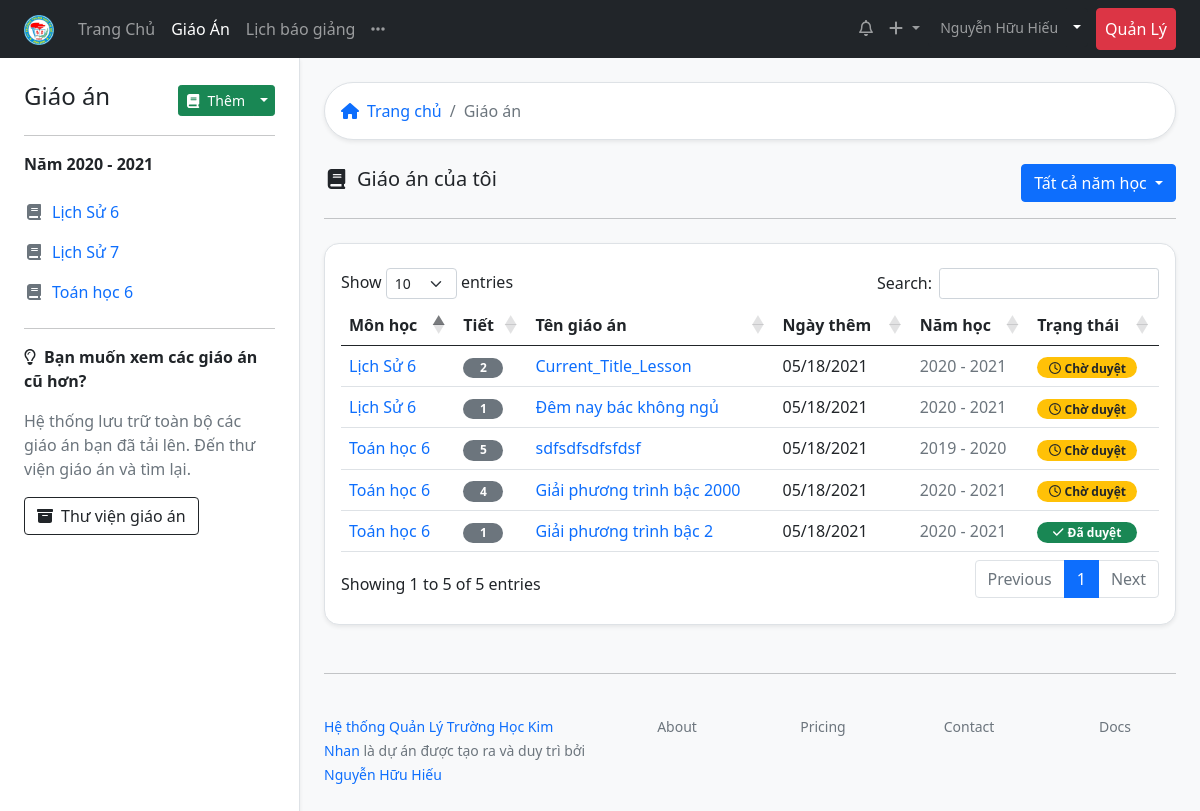
Before: /lessons/ (signed in) with the older database file.
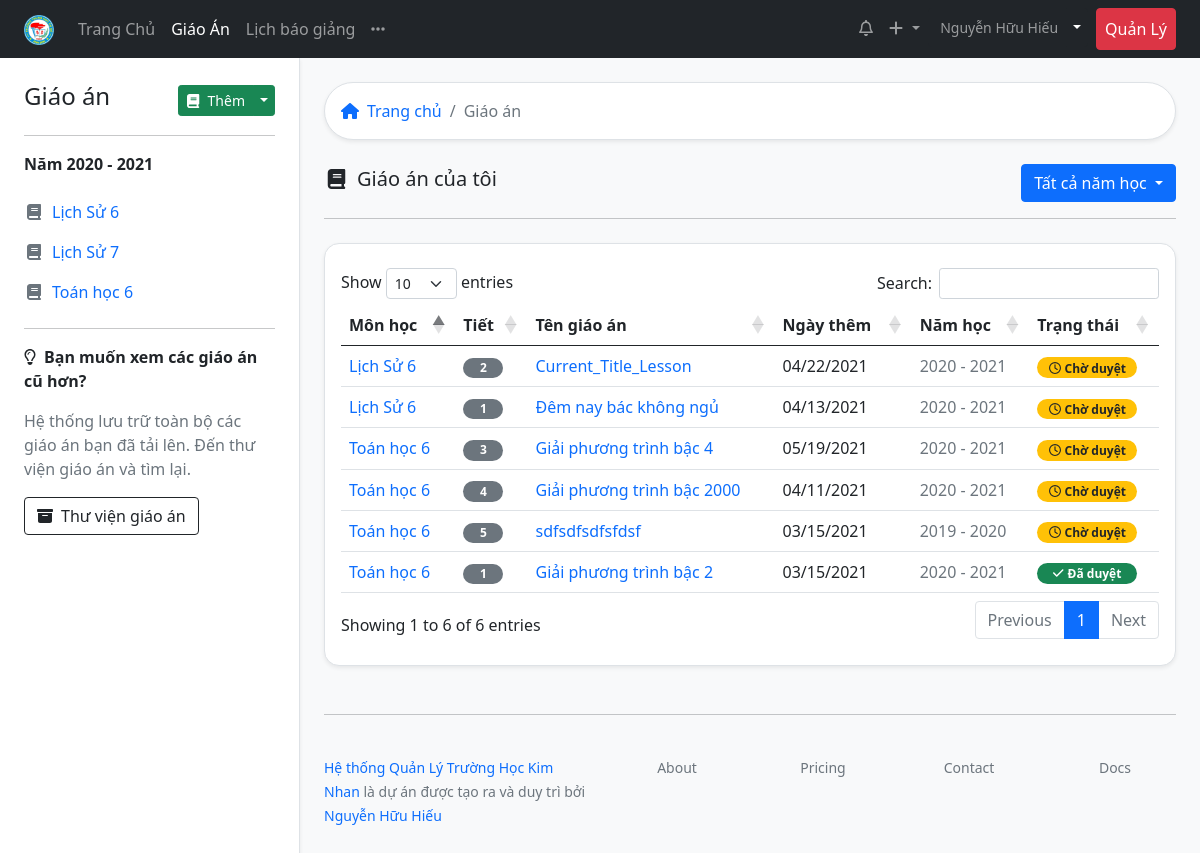
After: the same page with the newer database file.
### lessonmanagement/models.py (models this page shows, shortened)
class SchoolAbstract(models.Model):
    title = models.CharField(max_length=50, verbose_name="Tiêu đề")
    description = models.CharField(max_length=200, verbose_name="Mô tả sơ lược", blank=True)
    cover = models.ImageField(upload_to="coverimages/", verbose_name="Ảnh bìa", null = True, blank = True)
    class Meta:
        abstract = True
    def __str__(self):
        return self.title

class Subject(SchoolAbstract):
    group = models.ForeignKey(GroupSubject,on_delete=models.CASCADE, verbose_name='Bộ môn')
    subject_slug = models.SlugField(max_length=50, null=True, blank=True)
    class Meta:
        verbose_name = "Môn học"
        verbose_name_plural = "Môn học"

class Lesson(models.Model):
    title = models.CharField(max_length=200)
    lesson_path = models.FileField(blank=True, null=True)
    upload_time = models.DateTimeField(blank=True, null=True)
    edit_time = models.DateTimeField(blank=True, null=True)
    description = models.CharField(max_length=200, null=True, blank=True)
    teacher = models.ForeignKey(Teacher, on_delete=models.CASCADE)
    subject = models.ForeignKey(SubjectDetail, on_delete=models.CASCADE)
    number_lesson = models.IntegerField(help_text="Bài giảng số mấy")
    schoolyear = models.ForeignKey(Schoolyear, on_delete=models.CASCADE, blank=True, null=True)
    classyear = models.ManyToManyField(Classyear, through="LessonSchedule")
    STATUS_CHOICES = [
    ('pending', 'Chờ duyệt'),
    ('acept', 'Đã duyệt'),
    ('deny', 'Bị từ chối'),
    ]
    status = models.CharField(max_length=10, blank=True, choices=STATUS_CHOICES ,default='pending')
    checker = models.ForeignKey('Teacher', related_name="lesson_checker" ,on_delete=models.SET_NULL, null=True, blank=True)
    check_date = models.DateTimeField(auto_now=True)
    note_checker = models.CharField(max_length=200, blank=True)
    class Meta:
        verbose_name = "Giáo Án"
        verbose_name_plural = "Giáo Án"
        ordering = ["-upload_time"]
        unique_together = ['subject', 'number_lesson']

class SubjectDetail(models.Model):
    subject = models.ForeignKey(Subject, on_delete=models.CASCADE, verbose_name="Môn học")
    level = models.IntegerField(choices=LEVEL_CHOICES, verbose_name="Khối học")
    total_lesson = models.IntegerField(verbose_name="Tổng số tiết")
    week_lesson = models.IntegerField(verbose_name="Số tiết mỗi tuần")
    class Meta:
        verbose_name = "Chi tiết môn học"
        verbose_name_plural = "Chi tiết môn học"
    def __str__(self):
        return '%s %s' % (self.subject, self.level)

class Schoolyear(models.Model):
    school = models.ForeignKey(School, on_delete=models.CASCADE)
    start_date = models.DateField(help_text="Ngày bắt đầu năm học",  unique_for_year='start_date' )
    end_date = models.DateField(blank=True, null=True)
    spring_start = models.DateTimeField(help_text="Giờ mùa hè. Buổi sáng bắt đầu từ ngày nào, mấy giờ", blank=True, null=True)
    winter_start = models.DateTimeField(help_text="Giờ mùa đông. Buổi sáng bắt đầu từ ngày nào, mấy giờ", blank=True, null=True)
    class Meta:
        verbose_name = "Năm học"
        verbose_name_plural = "Năm học"
    def __str__(self):
        return '%s - %s' % (self.start_date.year, self.start_date.year + 1)

### lessonmanagement/views.py (the view)
# urls.py: path('lessons/', views.alllessons, name="alllessons"),
@login_required
def alllessons(request):
    lesson_list = Lesson.objects.filter(
        teacher=request.user.teacher.id).order_by('-upload_time')
    schoolyear = Schoolyear.objects.all()
    context = {'lesson_list': lesson_list, 'schoolyear': schoolyear}
    return render(request, 'lesson/all_lessons.html', context)

### lessonmanagement/models.py (called while the page is built)
def school_year_def(upload_time):
    if (upload_time.month < 9):
        return upload_time.year -1
    else:
        return upload_time.year

    def full_name(self):
        return ('%s %s') % (self.firstname, self.lastname)

    def lesson_list(self):
        return self.lesson_set.filter(teacher = self.user.id)

    def current_schoolyear(self):
        now = datetime.datetime.now()
        current_startyear = school_year_def(now)
        schoolyear = Schoolyear.objects.get(start_date__year=current_startyear)
        return schoolyear

    def subject_classyear_list(self):
        return self.subjectclassyear_set.filter(
            schoolyear=self.current_schoolyear()).order_by('subject__subject__title').values('subject__subject__title', 'classyear__startyear__start_date__year','subject__subject__group__title').distinct()

### lessonmanagement/templatetags/lessonmanagement_extras.py (called while the page is built)
@register.filter
def classlevel(value):
    now = datetime.datetime.now()
    i = 0
    if (now.month < 9):
        i =  (now.year - value) + 5
    else:
        i = (now.year - value) + 6
    if i in [6,7,8,9]:
        return i
    else:
        return value

### lessonmanagement/templates/lesson/all_lessons.html (shortened to what this page needs)
{% extends 'base_withsidebar.html' %}
{% block content %}
{% load static %}
{% load lessonmanagement_extras %}
{% with teacher=request.user.teacher %}
<div class="bg-white border shadow-sm p-3 rounded-pill mb-4">
  <nav aria-label="breadcrumb">
    <ol class="breadcrumb m-0 ">
      <li class="breadcrumb-item"><a href="{% url 'index' %}" class="text-decoration-none"><i class="fas fa-home me-2"></i>Trang chủ</a></li>
      <li class="breadcrumb-item active">Giáo án</li>
    </ol>
  </nav>
</div>
{% if request.user.teacher.lesson_list %}
<div class="d-flex justify-content-between align-items-center" >
<h5><i class="fas fa-book fa-fw me-2 "></i>Giáo án của tôi</h5>
<div class="dropdown">
  <button class="btn btn-primary dropdown-toggle" type="button" id="schoolyear" data-bs-toggle="dropdown" aria-expanded="false">
   {%if current_year%}{{current_year}}{%else%}Tất cả năm học{%endif%}
  </button>
</div>
</div>
<hr class="mb-4">
            <div class="border py-4 px-3 rounded-15 shadow-sm bg-white">
                {% include "table/table_all.html" %}
            </div>
            {% else %}
            {% include 'lesson/empty_lesson.html' %}
            {% endif %}
        {% endwith %}
  {% endblock %}

### lessonmanagement/templates/sidebar.html (shortened to what this page needs)
{% load lessonmanagement_extras %}
{% with teacher=request.user.teacher %}
<div class="position-sticky top-0 start-0 pt-4">
  <div class="d-flex justify-content-between align-items-center">
    <h4>Giáo án</h4>
    <div class="btn-group">
      <a href="{% url 'addlesson' %}" class="btn btn-sm btn-success"><i class="fas fa-book me-2"></i>Thêm</a>
      <button type="button" class="btn btn-sm btn-success dropdown-toggle dropdown-toggle-split"
        data-bs-toggle="dropdown" aria-expanded="false">
      </button>
    </div>
  </div>
   <div class="list-group">
    <hr>
    <span class="fw-bold mb-3">Năm {{teacher.current_schoolyear}} </span>
    {% for i in teacher.subject_classyear_list %}
    <a href="{%url 'lessons_subject_level' i.subject__subject__title|slugify 6%}"
      class="list-group-item list-group-item-action border-0 text-primary ps-0"><i
        class="fas fa-book fa-fw me-2 text-muted"></i>{{i.subject__subject__title}} {{i.classyear__startyear__start_date__year|classlevel}} </a>
    {% endfor %}
    <hr>
        <span class="fw-bold mb-3"><i class="far fa-lightbulb me-2"></i>Bạn muốn xem các giáo án cũ hơn?</span>
    <p class="text-muted pe-3">Hệ thống lưu trữ toàn bộ các giáo án bạn đã tải lên. Đến thư viện giáo án và tìm lại.</p>
   </div>
  <a href="{% url 'alllessons' %}" class="btn btn-outline-dark"><i class="fas fa-archive me-2"></i>Thư viện giáo án</a>
</div>
{% endwith %}

### lessonmanagement/templates/table/table_all.html (shortened to what this page needs)
<table id="all_table" class="table table-hover" style="width:100%">
    <thead>
        <tr>
            <th>Môn học</th>
            <th>Tiết</th>
            <th>Tên giáo án</th>
            <th>Ngày thêm</th>
            <th>Năm học</th>
            <th>Trạng thái</th>
        </tr>
    </thead>
    <tbody>
        {% for lesson in lesson_list %}
        <tr>
            <td> <a href="{%url 'lessons_subject_level' lesson.subject.subject.title|slugify lesson.subject.level%}" class="text-decoration-none">{{lesson.subject}}</a>
            </td>
            <td>
                <span class="badge rounded-pill bg-secondary" style="width: 40px;">{{ lesson.number_lesson}}</span>
            </td>
            <td><a href="{% url 'lesson' lesson.id %}" class="text-decoration-none">{{ lesson.title }} </a></td>
            <td> {{ lesson.upload_time|date:"SHORT_DATE_FORMAT"}}</td>
            <td class="text-muted">{{ lesson.schoolyear }}</td>
            <td> {% if lesson.status == "pending" %}
                <span class="badge bg-warning text-dark rounded-pill" style="width: 100px;"><i class="far fa-clock me-1"></i>{{lesson.get_status_display}}</span>
                {% elif lesson.status == "acept" %}
                <span class="badge bg-success  rounded-pill" style="width: 100px;"><i class="fas fa-check me-1"></i>{{lesson.get_status_display}}</span>
                {% elif lesson.status == "deny" %}
                <span class="badge bg-danger  rounded-pill" style="width: 100px;"><i class="fas fa-times me-1"></i>{{lesson.get_status_display}}</span>
                {% endif %}
            </td>
        </tr>
        {% endfor %}
    </tbody>
</table>

Changed rows visible on the page:
added Lesson: subject "Toán học 6", number_lesson "3", title "Giải phương trình bậc 4", upload_time "05/19/2021", schoolyear "2020 - 2021", status "Chờ duyệt"
changed Lesson "Current_Title_Lesson": upload_time "05/18/2021" → "04/22/2021"; moves up the list
changed Lesson "Đêm nay bác không ngủ": upload_time "05/18/2021" → "04/13/2021"; moves up the list
changed Lesson "Giải phương trình bậc 2000": upload_time "05/18/2021" → "04/11/2021"; moves down the list
changed Lesson "sdfsdfsdfsfdsf": upload_time "05/18/2021" → "03/15/2021"
changed Lesson "Giải phương trình bậc 2": upload_time "05/18/2021" → "03/15/2021"
Other visible differences:
text written by a page script: "Show entries Search: Showing 1 to 5 of 5 entries Previous 1 Next" → "Show entries Search: Showing 1 to 6 of 6 entries Previous 1 Next"
